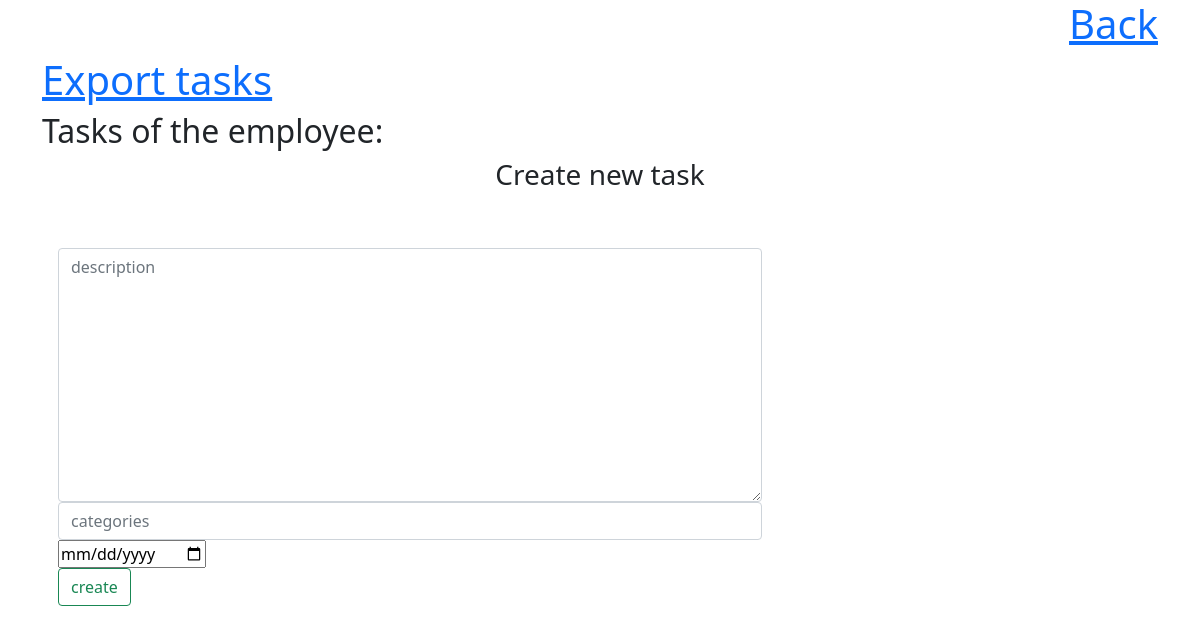
Before: /tasks/my-tasks/1 (signed in) with the older database file.
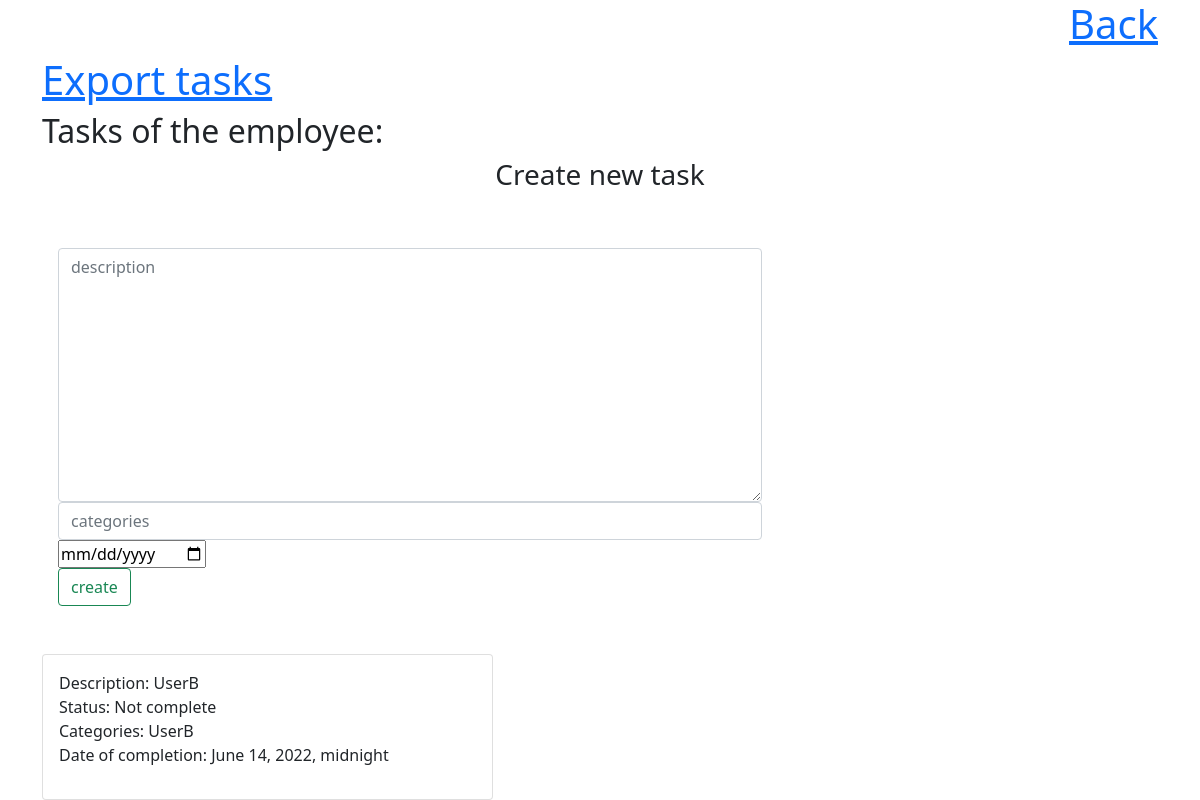
After: the same page with the newer database file.
### listWorkers/models.py (models this page shows, shortened)
class Employees_Task_List(Model):
    id_creator = IntegerField("id_creator", max_length=1000, null=False)
    id_worker = IntegerField("id_worker", max_length=1000, null=False)
    id_team = IntegerField("id_team", max_length=1000, null=False)
    description = CharField("description", max_length=1000, null=False)
    status = CharField("status", max_length=100, auto_created="Not complete")
    categories = CharField("categories", max_length=1000, null=False)
    date_of_completion = DateTimeField()
    class Meta:
        ordering = ["id"]
        verbose_name = "Employees_Task_List"
        verbose_name_plural = "Employees_Task_List"

### listWorkers/views.py (the view, shortened to what this page needs)
# urls.py: path("my-tasks/<int:iduser>", MyTasks.as_view(), name="my_tasks"),
class MyTasks(View):
    def get(self, request, iduser):
        id_user = request.user.id
        check_log(id_user)
        form = NewTaskForm()
        tasks = Employees_Task_List.objects.filter(id_worker=iduser)
        return render(
            request,
            "listWorkers/my_tasks.html",
            {"form": form, "tasks": tasks, "id_worker": iduser},
        )

### listWorkers/forms.py
class NewTaskForm(ModelForm):
    class Meta:
        model = models.Employees_Task_List
        fields = ["description", "categories", "date_of_completion"]
        widgets = {
            "description": Textarea(
                attrs={"class": "form-control", "placeholder": "description"}
            ),
            "categories": TextInput(
                attrs={"class": "form-control", "placeholder": "categories"}
            ),
            "date_of_completion": DateInput(),
        }

### listWorkers/views.py (called while the page is built)
def check_log(id_user):
    if id_user:
        pass
    else:
        raise PermissionDenied()

### listWorkers/templates/listWorkers/my_tasks.html (shortened to what this page needs)
{% extends 'listWorkers/base.html' %}
{% load static %}
{% block content %}
<h1 align="right"><a href="{% url 'profile_user' %} " id="back">Back </a></h1>
<h1><a href="{% url 'export_tasks'  id_worker %}" id="export">Export tasks </a></h1>
<h2 id="taskWorker" align="left">Tasks of the employee: {{info.name}}</h2>
<h3 id="newTask" align="center">Create new task</h3>
    <div class="col-8 mt-5">
        <form class="form-inline justify-content-centr" id="createNewTaskForm" method="post" data-url="{% url 'my_tasks' user.id%}">
            {% for field in form %}
                <div class="mx-3">
                    {{ field }}
                </div>
            {% endfor %}
            <button type="button" class="btn btn-outline-success mx-3" id="createButton"> create </button>
        </form>
    </div>
    <div class="col-5 mt-5" id="taskList">
        {% for task in tasks %}
            <div class="card mb-1" id="taskCard" data-id="{{ task.id}}" style="{% if task.completed %} text-decoration: line-through {% endif %}">
                <div class="card-body">
                    <p>Description: {{ task.description }}<br>Status: {{task.status}}<br>Categories: {{ task.categories }}<br>Date of completion: {{ task.date_of_completion }}<br></p>
                </div>
            </div>
        {% endfor %}
    </div>
{% endblock %}

Changed rows visible on the page:
added Employees_Task_List: description "UserB", status "Not complete", categories "UserB", date_of_completion "June 14, 2022, midnight"
